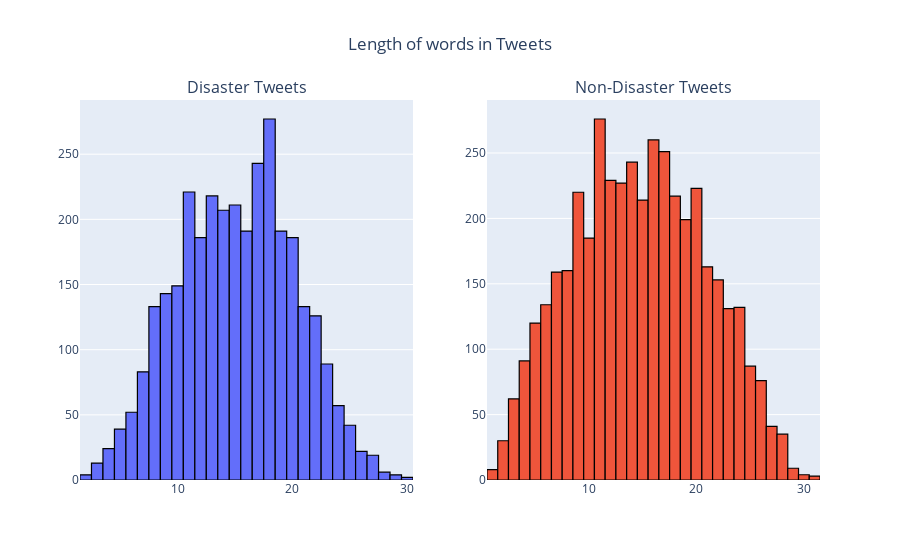

This figure's notebook cell:
### Markdown cell above
Analyzing lengths of words in a tweets according to it being real or fake target value by ploting [histograms](https://www.investopedia.com/terms/h/histogram.asp#:~:text=A%20histogram%20is%20a%20bar,used%20to%20visualize%20data%20distributions.)

### Code cell
word_len_dis = data[data['target']==1]['text'].str.split().map(lambda x : len(x))

word_len_non_dis = data[data['target']==0]['text'].str.split().map(lambda x : len(x))

fig = make_subplots(rows=1, cols=2,
                    subplot_titles=("Disaster Tweets", "Non-Disaster Tweets"))

fig.add_trace(
    
    go.Histogram(x=word_len_dis,marker_line=dict(color='black'),
                 marker_line_width=1.2),row=1, col=1
    
).add_trace(
    
    go.Histogram(x=word_len_non_dis,marker_line=dict(color='black'),
                 marker_line_width=1.2),row=1, col=2
    
).update_layout(title_text="Length of words in Tweets",
                title_x=0.5,showlegend=False).show()

# py.plot(fig,filename='Length of words in Tweets',auto_open=False,show_link=False)

### Figure 1 — Plotly figure (JSON) as saved in the notebook; plotly's stock layout.template omitted (floating-point values rounded to 4 significant figures; data arrays with more than 128 entries replaced by an {"elided": "..."} marker saying what was removed)
{"data": [{"marker": {"line": {"color": "black", "width": 1.2}}, "type": "histogram", "x": {"elided": "3271 int values"}, "xaxis": "x", "yaxis": "y"}, {"marker": {"line": {"color": "black", "width": 1.2}}, "type": "histogram", "x": {"elided": "4342 int values"}, "xaxis": "x2", "yaxis": "y2"}], "layout": {"annotations": [{"font": {"size": 16}, "showarrow": false, "text": "Disaster Tweets", "x": 0.225, "xanchor": "center", "xref": "paper", "y": 1, "yanchor": "bottom", "yref": "paper"}, {"font": {"size": 16}, "showarrow": false, "text": "Non-Disaster Tweets", "x": 0.775, "xanchor": "center", "xref": "paper", "y": 1, "yanchor": "bottom", "yref": "paper"}], "showlegend": false, "title": {"text": "Length of words in Tweets", "x": 0.5}, "xaxis": {"anchor": "y", "domain": [0, 0.45], "type": "linear", "range": [1.5, 30.5], "autorange": true}, "xaxis2": {"anchor": "y2", "domain": [0.55, 1], "type": "linear", "range": [0.5, 31.5], "autorange": true}, "yaxis": {"anchor": "x", "domain": [0, 1], "range": [0, 291.6], "autorange": true}, "yaxis2": {"anchor": "x2", "domain": [0, 1], "range": [0, 290.5], "autorange": true}, "autosize": true}}
